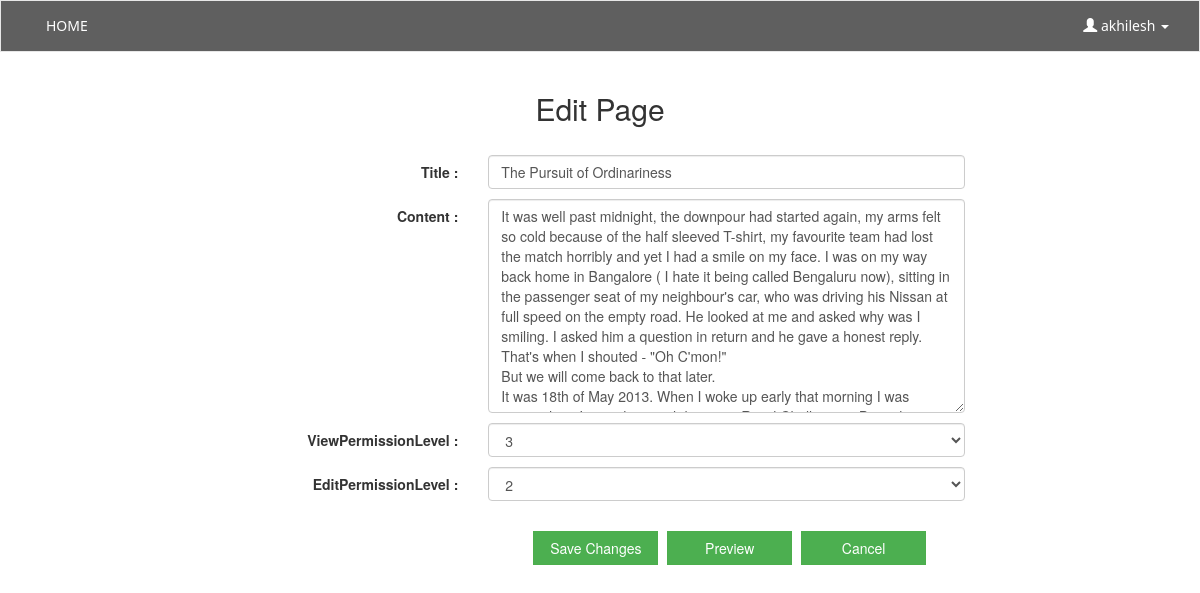
/wiki/edit-page/The Pursuit of Ordinariness/ (signed in), run on an earlier commit of the app's database.
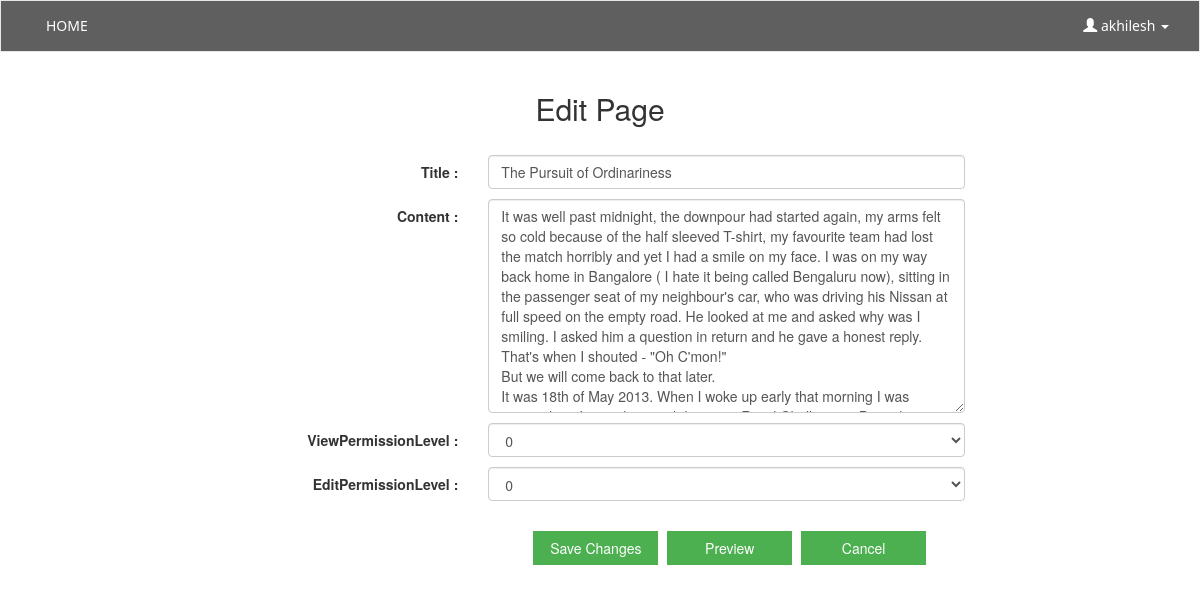
And on a later commit of the database.
### wiki/models.py (models this page shows, shortened)
class Post(models.Model):
    user = models.ForeignKey(User, null=True, blank=True)
    title = models.CharField(max_length=120, unique=True)
    content = models.TextField()
    timestamp = models.DateTimeField(auto_now=False, auto_now_add=True)
    lastUpdated = models.DateTimeField(auto_now=True, auto_now_add=False)
    viewPermissionLevel = models.IntegerField(
        choices=USERLEVEL, default=0
    )
    editPermissionLevel = models.IntegerField(
        choices=USERLEVEL, default=0
    )

### wiki/views.py (the view)
# urls.py: url(r'^edit-page/(?P<title>.*)/$', views.editPage, name='editPage'),
@login_required
def editPage(request, title):
    postObj = get_object_or_404(Post, title=title)
    if request.method == 'POST':
        formObj = EditPostForm(request.POST, instance=postObj)
        if formObj.is_valid():
            postObj.save()
            return HttpResponseRedirect(
                reverse(
                    'viewPage',
                    kwargs={
                        'title': formObj.cleaned_data['title']
                    }
                )
            )
    else:
        formObj = EditPostForm(instance=postObj)
    context = {
        'formObj': formObj,
        'postObj': postObj,
    }
    return render(request, 'wiki/editPage.html', context)

### wiki/forms.py
class EditPostForm(forms.ModelForm):
    class Meta:
        model = Post
        fields = [
            'title', 'content', 'viewPermissionLevel', 'editPermissionLevel'
        ]
        widgets = {
            'title': forms.TextInput(
                attrs={
                    'class': 'form-control',
                    'placeholder': 'Title',
                    'id': 'title',
                }
            ),
            'content': forms.Textarea(
                attrs={
                    'class': 'form-control',
                    'placeholder': 'Enter content here',
                    'id': 'content',
                }
            ),
            'viewPermissionLevel': forms.Select(
                attrs={
                    'class': 'form-control',
                    'id': 'viewPermissionLevel',
                }
            ),
            'editPermissionLevel': forms.Select(
                attrs={
                    'class': 'form-control',
                    'id': 'editPermissionLevel',
                }
            ),
        }

### templates/wiki/editPage.html (shortened to what this page needs)
{% extends 'wiki/base.html' %}
{% block middle_area %}
    <div class="">
        <center><h2 style="margin-bottom: 30px">Edit Page</h2></center>
        <form role="form" class="form-horizontal" action="" method="POST">
            <div class="form_group">
                {% for field in formObj %}
                    <div class="row" style="margin-top: 10px">
                        <label class="control-label col-sm-4">{{ field.label }} :</label>
                        <div class="col-sm-8">
                            {{ field }}
                        </div>
                    </div>
                {% endfor %}
                <div class="col-sm-offset-4 col-sm-10">
                    <button style="margin: 30px 5px 0 40px" type="submit" class="btn btn-success">Save Changes</button>
                    <button style="margin: 30px 5px 0 0" type="button" class="btn btn-success" onClick=getValue() data-toggle="modal" data-target="#myModal">Preview</button>
                    <a href="{% url 'viewPage' postObj.title %}"><button style="margin: 30px 5px 0 0"  type="button" class="btn btn-success">Cancel</button></a>
                </div>
            </div>
        </form>
    </div>
{% endblock middle_area %}

What changed in the data, as far as the page shows it:
changed Post "The Pursuit of Ordinariness": viewPermissionLevel "3" → "0"; editPermissionLevel "2" → "0"
